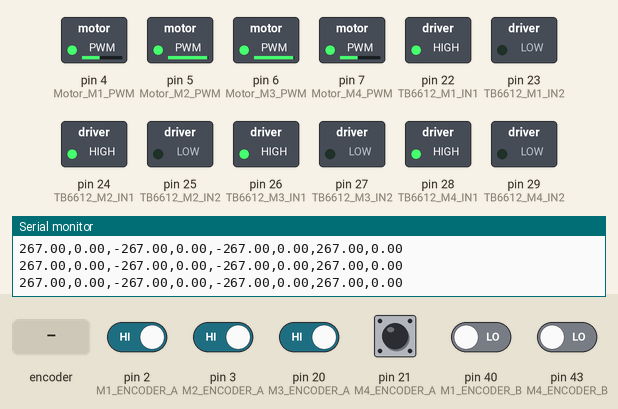
Recording of a sketch running on a simulated Arduino Mega 2560, built with avr-gcc and run on an emulated ATmega2560. On the bench: switched loads named in the sketch (green lamp = pin HIGH), the last lines printed to the serial monitor. The test bench sets the inputs (shaded band); at power-on: pin 2 (M1_ENCODER_A), pin 3 (M2_ENCODER_A), pin 20 (M3_ENCODER_A), pin 21 (M4_ENCODER_A) HIGH, pin 40 (M1_ENCODER_B), pin 43 (M4_ENCODER_B) LOW.

Above: at 1.2 s.
1.3 s: rotary encoder on pin 2 (M1_ENCODER_A) / pin 40 (M1_ENCODER_B) turned 1 step (first pin leading)
At 1.7 s:
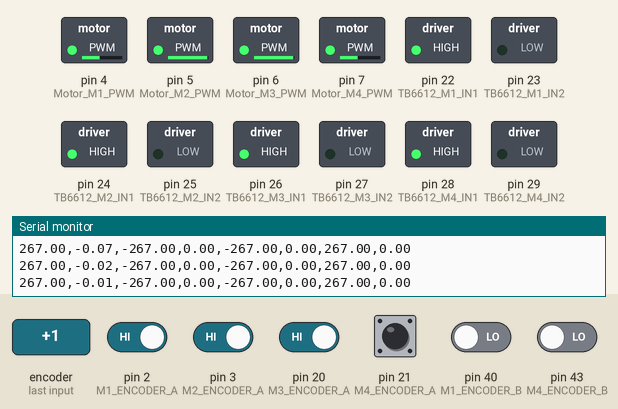
3.0 s: pin 21 (M4_ENCODER_A) driven LOW
At 4.2 s:
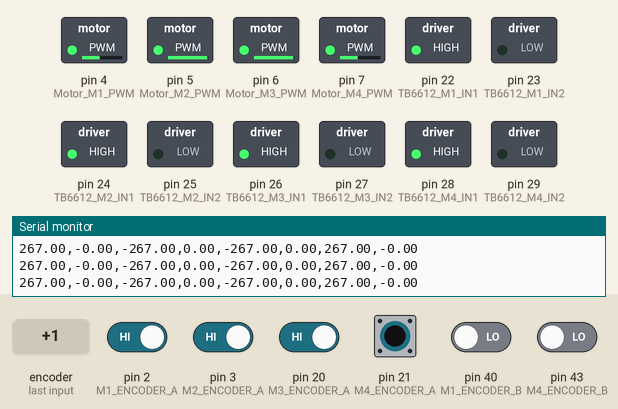
6.0 s: rotary encoder on pin 2 (M1_ENCODER_A) / pin 40 (M1_ENCODER_B) turned 2 steps (second pin leading)
9.4 s: pin 21 (M4_ENCODER_A) pulsed HIGH 5 times (0.12 s each, 0.3 s apart)
Timing chart, 0 to 12.4 s (numbered marks = the images above; inputs shaded):
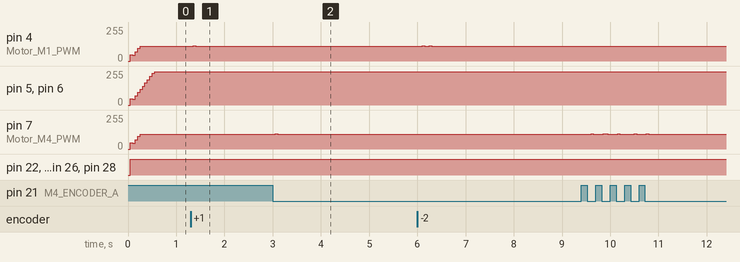

Measured:
- after the input at 1.3 s, pin 4 (Motor_M1_PWM): 112/255 → 113/255 after 0.05 s, → 111/255 0.05 s later, → 112/255 0.05 s later
- after the input at 3.0 s, pin 7 (Motor_M4_PWM): 112/255 → 113/255 after 0.05 s, → 111/255 0.05 s later, → 112/255 0.05 s later

The sketch:

Four_Encoder_Motor_PID_Control.ino
```cpp
#include <MsTimer2.h> // 引入MsTimer2库，用于设置定时中断
#include <Arduino.h> // 引入Arduino标准库，用于Arduino的基本操作
// 定义电机编码器的引脚，用于测量转速
#define M1_ENCODER_A 2 // 右前电机编码器A相引脚，用于下降沿捕获
#define M1_ENCODER_B 40 // 右前电机编码器B相引脚

#define M2_ENCODER_A 3 // 左前电机编码器A相引脚，用于下降沿捕获
#define M2_ENCODER_B 41 // 左前电机编码器B相引脚

#define M3_ENCODER_A 20 // 左后电机编码器A相引脚，用于下降沿捕获
#define M3_ENCODER_B 42 // 左后电机编码器B相引脚

#define M4_ENCODER_A 21 // 右后电机编码器A相引脚，用于下降沿捕获
#define M4_ENCODER_B 43 // 右后电机编码器B相引脚

// 定义电机驱动TB6612的控制引脚
#define TB6612_M1_IN1 22
#define TB6612_M1_IN2 23
#define Motor_M1_PWM 4 // 右前电机PWM控制引脚

#define TB6612_M2_IN1 24
#define TB6612_M2_IN2 25
#define Motor_M2_PWM 5 // 左前电机PWM控制引脚

#define TB6612_M3_IN1 26
#define TB6612_M3_IN2 27
#define Motor_M3_PWM 6 // 左后电机PWM控制引脚

#define TB6612_M4_IN1 28
#define TB6612_M4_IN2 29
#define Motor_M4_PWM 7 // 右后电机PWM控制引脚

typedef struct
{
    float input;      // PID输入值（目标速度）
    float output;     // PID输出值（调整后的PWM值）
    float feedback;   // PID反馈值（实际速度）
    float k_p;        // 比例系数
    float k_i;        // 积分系数
    float k_d;        // 微分系数
    float err_1;      // 前一次误差
    float err_2;      // 前两次误差
    float err_x;      // 累计误差

    float out_max;    // 输出最大值
    float out_min;    // 输出最小值
    float err_x_max;  // 累计误差最大值
} PID;

// 定义中断变量，用于计数脉冲
volatile float motor_M1 = 0;
volatile float motor_M2 = 0;
volatile float motor_M3 = 0;
volatile float motor_M4 = 0;

int timecnt = 0; // 50ms计时器
int time_seconds = 0; // 秒计时器
float V_M1 = 0; // 临时存储右前电机速度变量
float V_M2 = 0; // 临时存储左前电机速度变量
float V_M3 = 0; // 临时存储左后电机速度变量
float V_M4 = 0; // 临时存储右后电机速度变量
int motor_M1_dir = 0; // 反馈的右前电机转动方向
int motor_M2_dir = 0; // 反馈的左前电机转动方向
int motor_M3_dir = 0; // 反馈的左后电机转动方向
int motor_M4_dir = 0; // 反馈的右后电机转动方向
int angle = 0; // 小车当前旋转角度
PID M1_Motor_PID, M2_Motor_PID, M3_Motor_PID, M4_Motor_PID; // PID结构体实例

// 函数声明
void Motor_PWM_Set(float M1_PWM, float M2_PWM, float M3_PWM, float M4_PWM);// 设置电机PWM值以控制速度和方向
void Motor_Init(void);// 初始化电机控制引脚
void PID_Init(void);// 初始化PID控制器参数
void PID_Cal(PID *pid);// 计算PID控制器的输出
void Read_Motor(void);
void Read_Motor_V(void);// 读取电机速度（通过编码器脉冲）
void PID_Cal_Computer_Out(void);// 定期计算PID输出并更新电机PWM值
void Motor_Test(void);// 电机测试函数，用于验证电机运行
void turnleft90(void);

void setup()// Arduino的setup函数，用于初始化
{
    Motor_Init();                    //电机端口初始化
    PID_Init();
    MsTimer2::set(50, PID_Cal_Computer_Out); // 50ms period
    MsTimer2::start();
    Serial.begin(9600);              //打开串口
}

//主循环
void loop()
{
    turnleft90();
    Read_Motor_V(); // 读取并计算电机速度
    // 串口输出电机的目标速度和实际反馈速度，用于调试
    Serial.print(M1_Motor_PID.input);
    Serial.print(",");
    Serial.print(M1_Motor_PID.feedback);
    Serial.print(",");
    Serial.print(M2_Motor_PID.input);
    Serial.print(",");
    Serial.print(M2_Motor_PID.feedback);
    Serial.print(",");
    Serial.print(M3_Motor_PID.input);
    Serial.print(",");
    Serial.print(M3_Motor_PID.feedback);
    Serial.print(",");
    Serial.print(M4_Motor_PID.input);
    Serial.print(",");
    Serial.println(M4_Motor_PID.feedback);
}

// 电机测试函数，逐步改变电机的目标速度，用于测试和调试
void moveforward50(void)
{
    if(time_seconds< 1)
    {
        M1_Motor_PID.input = 0;
        M2_Motor_PID.input = 0;
        M3_Motor_PID.input = 0;
        M4_Motor_PID.input = 0;
    }
    if(time_seconds >= 1 && time_seconds < 5)
    {
        M1_Motor_PID.input = 200;
        M2_Motor_PID.input = 200;
        M3_Motor_PID.input = 200;
        M4_Motor_PID.input = 200;
    }
    if(time_seconds >= 5)
    {
        M1_Motor_PID.input = 0;
        M2_Motor_PID.input = 0;
        M3_Motor_PID.input = 0;
        M4_Motor_PID.input = 0;
    }
}
void turnleft90(void)
{
    M1_Motor_PID.input = 267;
    M2_Motor_PID.input = -267;
    M3_Motor_PID.input = -267;
    M4_Motor_PID.input = 267;
    if(angle >= 90)
    {
        M1_Motor_PID.input = 0;
        M2_Motor_PID.input = 0;
        M3_Motor_PID.input = 0;
        M4_Motor_PID.input = 0;
    }
}

// 定期计算PID输出并更新电机PWM值，由定时器调用
/**
 * PID计算及电机输出调整函数
 * 本函数周期性地调用PID计算函数以更新对四个电机的控制输出，并根据计算结果设置电机的PWM信号，从而控制电机的速度和方向。
 * 此外，函数还负责更新时间计数器，用以控制测试流程的进度和PID计算的频率。
 *
 * 参数: 无
 * 返回值: 无
 */
void PID_Cal_Computer_Out(void)
{
    // 对四个电机的PID控制器进行计算
    PID_Cal(&M1_Motor_PID);
    PID_Cal(&M2_Motor_PID);
    PID_Cal(&M3_Motor_PID);
    PID_Cal(&M4_Motor_PID);

    // 根据PID计算结果，设置四个电机的PWM输出，以控制电机转速和方向
    Motor_PWM_Set(M1_Motor_PID.output, M2_Motor_PID.output, M3_Motor_PID.output, M4_Motor_PID.output);

    timecnt++;// 更新时间计数器，用于控制测试流程和PID计算频率

    // 每20次循环增加一秒计时，并重置时间计数器
    if(timecnt == 20)
    {
        time_seconds++;
        timecnt = 0;
    }
}

/**
设置PWM控制电机的正反转和占空比
 * @param M1_PWM 控制电机1的PWM值，正数表示正转，负数表示反转
 * @param M2_PWM 控制电机2的PWM值，正数表示正转，负数表示反转
 * @param M3_PWM 控制电机3的PWM值，正数表示正转，负数表示反转
 * @param M4_PWM 控制电机4的PWM值，正数表示正转，负数表示反转
 * HIGH LOW（1 0）表示反转
 * 该函数根据传入的PWM值设置对应电机的转动方向和PWM占空比，实现电机的控制。
 */
void Motor_PWM_Set(float M1_PWM, float M2_PWM, float M3_PWM, float M4_PWM)
{

    // 设置电机1的正反转及PWM值
    if(M1_PWM > 0)
    {
        digitalWrite(TB6612_M1_IN1, HIGH);
        digitalWrite(TB6612_M1_IN2, LOW);
        analogWrite(Motor_M1_PWM, M1_PWM);
    }
    else
    {
        digitalWrite(TB6612_M1_IN1, LOW);
        digitalWrite(TB6612_M1_IN2, HIGH);
        analogWrite(Motor_M1_PWM, -1 * M1_PWM);
    }

    // 设置电机2的正反转及PWM值
    if(M2_PWM > 0)
    {
        digitalWrite(TB6612_M2_IN1, LOW);
        digitalWrite(TB6612_M2_IN2, HIGH);
        analogWrite(Motor_M2_PWM, M2_PWM);
    }
    else
    {
        digitalWrite(TB6612_M2_IN1, HIGH);
        digitalWrite(TB6612_M2_IN2, LOW);
        analogWrite(Motor_M2_PWM, -1 * M2_PWM);
    }

    // 设置电机3的正反转及PWM值
    if(M3_PWM > 0) {
        digitalWrite(TB6612_M3_IN1, LOW);
        digitalWrite(TB6612_M3_IN2, HIGH);
        analogWrite(Motor_M3_PWM, M3_PWM);
    } else {
        digitalWrite(TB6612_M3_IN1, HIGH);
        digitalWrite(TB6612_M3_IN2, LOW);
        analogWrite(Motor_M3_PWM, -1 * M3_PWM);
    }

    // 设置电机4的正反转及PWM值
    if(M4_PWM > 0) {
        digitalWrite(TB6612_M4_IN1, HIGH);
        digitalWrite(TB6612_M4_IN2, LOW);
        analogWrite(Motor_M4_PWM, M4_PWM);
    } else {
        digitalWrite(TB6612_M4_IN1, LOW);
        digitalWrite(TB6612_M4_IN2, HIGH);
        analogWrite(Motor_M4_PWM, -1 * M4_PWM);
    }
}

// 初始化电机控制引脚为输入或输出模式，并将所有控制引脚设为低电平
void Motor_Init(void)
{
    pinMode(M1_ENCODER_A, INPUT); //M1编码器A引脚，设置为输入模式
    pinMode(M1_ENCODER_B, INPUT); //M1编码器B引脚，设置为输入模式
    pinMode(M2_ENCODER_A, INPUT); //M2编码器A引脚，设置为输入模式
    pinMode(M2_ENCODER_B, INPUT); //M2编码器B引脚，设置为输入模式
    pinMode(M3_ENCODER_A, INPUT); //M3编码器A引脚，设置为输入模式
    pinMode(M3_ENCODER_B, INPUT); //M3编码器B引脚，设置为输入模式
    pinMode(M4_ENCODER_A, INPUT); //M4编码器A引脚，设置为输入模式
    pinMode(M4_ENCODER_B, INPUT); //M4编码器B引脚，设置为输入模式

    pinMode(TB6612_M1_IN1, OUTPUT); //设置两个驱动引脚为输出模式
    pinMode(TB6612_M1_IN2, OUTPUT);
    pinMode(TB6612_M2_IN1, OUTPUT); //设置两个驱动引脚为输出模式
    pinMode(TB6612_M2_IN2, OUTPUT);
    pinMode(TB6612_M3_IN1, OUTPUT); //设置两个驱动引脚为输出模式
    pinMode(TB6612_M3_IN2, OUTPUT);
    pinMode(TB6612_M4_IN1, OUTPUT); //设置两个驱动引脚为输出模式
    pinMode(TB6612_M4_IN2, OUTPUT);

    pinMode(Motor_M1_PWM, OUTPUT);  //设置使能引脚为输出模式
    pinMode(Motor_M2_PWM, OUTPUT);  //设置使能引脚为输出模式
    pinMode(Motor_M3_PWM, OUTPUT);  //设置使能引脚为输出模式
    pinMode(Motor_M4_PWM, OUTPUT);  //设置使能引脚为输出模式

    //驱动芯片控制引脚全部拉低，确保电机停止
    digitalWrite(TB6612_M1_IN1, LOW);
    digitalWrite(TB6612_M1_IN2, LOW);
    digitalWrite(Motor_M1_PWM, LOW);
    digitalWrite(TB6612_M2_IN1, LOW);
    digitalWrite(TB6612_M2_IN2, LOW);
    digitalWrite(Motor_M2_PWM, LOW);
    digitalWrite(TB6612_M3_IN1, LOW);
    digitalWrite(TB6612_M3_IN2, LOW);
    digitalWrite(Motor_M3_PWM, LOW);
    digitalWrite(TB6612_M4_IN1, LOW);
    digitalWrite(TB6612_M4_IN2, LOW);
    digitalWrite(Motor_M4_PWM, LOW);
}

// 初始化PID控制器的参数，包括比例、积分、微分系数和输出限制
void PID_Init(void)
{
    M1_Motor_PID.k_p = 0.08;
    M1_Motor_PID.k_i = 0.091;
    M1_Motor_PID.k_d = 0.1;
    M1_Motor_PID.out_max = 250;
    M1_Motor_PID.out_min = -250;
    M1_Motor_PID.input = 0;
    M1_Motor_PID.err_x_max = 1000;

    M2_Motor_PID.k_p = 0.08;
    M2_Motor_PID.k_i = 0.091;
    M2_Motor_PID.k_d = 0.1;
    M2_Motor_PID.out_max = 250;
    M2_Motor_PID.out_min = -250;
    M2_Motor_PID.input = 0;
    M2_Motor_PID.err_x_max = 1000;

    M3_Motor_PID.k_p = 0.08;
    M3_Motor_PID.k_i = 0.091;
    M3_Motor_PID.k_d = 0.1;
    M3_Motor_PID.out_max = 250;
    M3_Motor_PID.out_min = -250;
    M3_Motor_PID.input = 0;
    M3_Motor_PID.err_x_max = 1000;

    M4_Motor_PID.k_p = 0.08;
    M4_Motor_PID.k_i = 0.091;
    M4_Motor_PID.k_d = 0.1;
    M4_Motor_PID.out_max = 250;
    M4_Motor_PID.out_min = -250;
    M4_Motor_PID.input = 0;
    M4_Motor_PID.err_x_max = 1000;
}

// PID增量式计算函数，计算PID控制器的输出
void PID_Cal(PID *pid)
{
    float p, i, d;

    pid->err_2 = pid->err_1;
    pid->err_1 = pid->input - pid->feedback;

    p = pid->k_p * pid->err_1;
    i = pid->k_i * pid->err_x;
    d = pid->k_d * (pid->err_1 - pid->err_2);
    pid->err_x += pid->err_1;
    pid->output = p + i + d;
    // 根据PID公式和当前误差计算输出值，然后根据输出范围限制输出值
    if(pid->output > pid->out_max)      pid->output = pid->out_max;
    if(pid->output < pid->out_min)      pid->output = pid->out_min;
    if(pid->err_x > pid->err_x_max)     pid->err_x = pid->err_x_max;
}

// 读取并计算电机的实际速度，用于PID控制器的反馈
void Read_motor_M1(void)
{
    motor_M1_dir = digitalRead(M1_ENCODER_B);
    if(motor_M1_dir == 1)
    {
        motor_M1++;
    }
    else
    {
        motor_M1--;
    }
}
void Read_motor_M2(void)
{
    motor_M2_dir = digitalRead(M2_ENCODER_B);
    if(motor_M2_dir == 1)
    {
        motor_M2++;
    }
    else
    {
        motor_M2--;
    }
}
void Read_motor_M3(void)
{
    motor_M3_dir = digitalRead(M3_ENCODER_B);
    if(motor_M3_dir == 1)
    {
        motor_M3++;
    }
    else
    {
        motor_M3--;
    }
}
void Read_motor_M4(void)
{
    motor_M4_dir = digitalRead(M4_ENCODER_B);
    if(motor_M4_dir == 1)
    {
        motor_M4++;
    }
    else
    {
        motor_M4--;
    }
}

//下降沿捕获中断 并计算速度
void Read_Motor_V(void)
{
    static float M1_Speed = 0, M2_Speed = 0, M3_Speed = 0, M4_Speed = 0;
    float speed_k = 0.3;
    M1_Speed = M1_Motor_PID.feedback;
    M2_Speed = M2_Motor_PID.feedback;
    M3_Speed = M3_Motor_PID.feedback;
    M4_Speed = M4_Motor_PID.feedback;
    unsigned long nowtime = 0;
    motor_M1 = 0;
    motor_M2 = 0;
    motor_M3 = 0;
    motor_M4 = 0;
    nowtime = millis() + 50; //读50毫秒
    attachInterrupt(digitalPinToInterrupt(M1_ENCODER_A), Read_motor_M1, FALLING);
    attachInterrupt(digitalPinToInterrupt(M2_ENCODER_A), Read_motor_M2, FALLING);
    attachInterrupt(digitalPinToInterrupt(M3_ENCODER_A), Read_motor_M3, FALLING);
    attachInterrupt(digitalPinToInterrupt(M4_ENCODER_A), Read_motor_M4, FALLING);
    while(millis() < nowtime); //达到50毫秒关闭中断
    detachInterrupt(digitalPinToInterrupt(M1_ENCODER_A));//右前轮脉冲关中断计数
    detachInterrupt(digitalPinToInterrupt(M2_ENCODER_A));//左前轮脉冲关中断计数
    detachInterrupt(digitalPinToInterrupt(M3_ENCODER_A));//左后轮脉冲关中断计数
    detachInterrupt(digitalPinToInterrupt(M4_ENCODER_A));//右后轮脉冲关中断计数
    V_M1 = ((motor_M1 / 330) * 65 * PI) * 20; //单位mm/s
    V_M2 = ((motor_M2 / 330) * 65 * PI) * 20;
    V_M3 = ((motor_M3 / 330) * 65 * PI) * 20;
    V_M4 = ((motor_M4 / 330) * 65 * PI) * 20;
    M1_Motor_PID.feedback = (1 - speed_k) * V_M1 + speed_k * M1_Speed;
    M2_Motor_PID.feedback = -1 * (1 - speed_k) * V_M2 + speed_k * M2_Speed;
    M3_Motor_PID.feedback = -1 * (1 - speed_k) * V_M3 + speed_k * M3_Speed;
    M4_Motor_PID.feedback = (1 - speed_k) * V_M4 + speed_k * M4_Speed;
}
```
